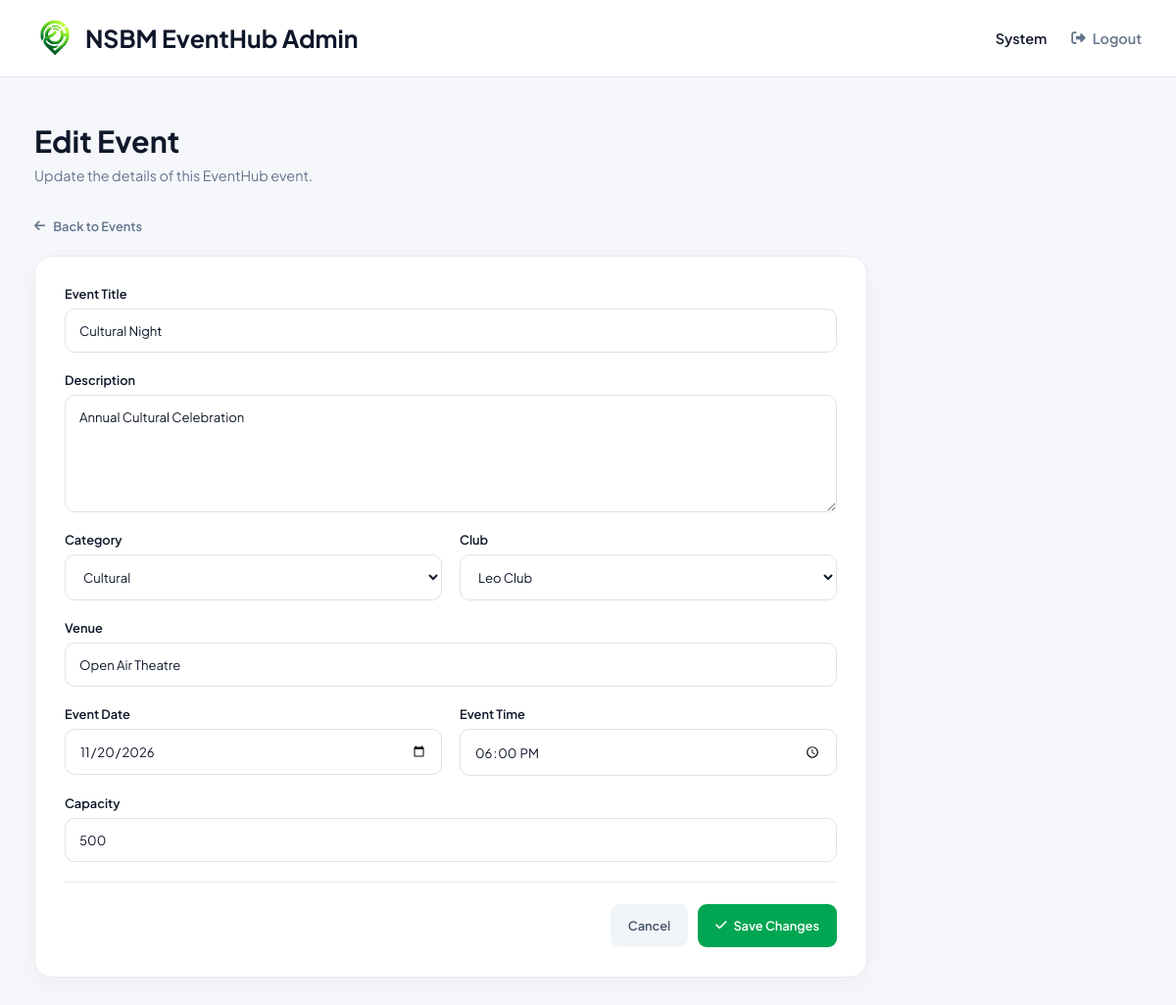
Screenshot of /admin/edit-event.php?id=4 (signed in) with the database file from the repository.
### tables this page shows
CREATE TABLE events (
    event_id INT AUTO_INCREMENT PRIMARY KEY,

    title VARCHAR(200) NOT NULL,
    description TEXT,

    category_id INT NOT NULL,
    club_id INT NOT NULL,

    venue VARCHAR(150) NOT NULL,

    event_date DATE NOT NULL,
    event_time TIME NOT NULL,

    capacity INT NOT NULL,

    banner_image VARCHAR(255),

    created_by INT NOT NULL,

    created_at TIMESTAMP DEFAULT CURRENT_TIMESTAMP,

    CONSTRAINT fk_events_category
        FOREIGN KEY(category_id)
        REFERENCES categories(category_id),

    CONSTRAINT fk_events_club
        FOREIGN KEY(club_id)
        REFERENCES clubs(club_id),

    CONSTRAINT fk_events_user
        FOREIGN KEY(created_by)
        REFERENCES users(user_id)
);

CREATE TABLE categories (
    category_id INT AUTO_INCREMENT PRIMARY KEY,
    category_name VARCHAR(100) NOT NULL UNIQUE
);

CREATE TABLE clubs (
    club_id INT AUTO_INCREMENT PRIMARY KEY,
    club_name VARCHAR(150) NOT NULL,
    description TEXT
);

### admin/edit-event.php (the view, shortened to what this page needs)
<?php
require_once "../config/db.php";
$event_id = intval($_GET["id"] ?? 0);
$sql = "
    SELECT
        event_id,
        title,
        description,
        category_id,
        club_id,
        venue,
        event_date,
        event_time,
        capacity
    FROM events
    WHERE event_id = ?
";
$stmt = mysqli_prepare(
    $conn,
    $sql
);
mysqli_stmt_bind_param(
    $stmt,
    "i",
    $event_id
);
mysqli_stmt_execute($stmt);
$result = mysqli_stmt_get_result($stmt);
$event = mysqli_fetch_assoc($result);
$category_result = mysqli_query(
    $conn,
    "
    SELECT
        category_id,
        category_name
    FROM categories
    ORDER BY category_name
    "
);
$club_result = mysqli_query(
    $conn,
    "
    SELECT
        club_id,
        club_name
    FROM clubs
    ORDER BY club_name
    "
);
?>
<!DOCTYPE html>
<html lang="en">
<head>
    <link
        rel="stylesheet"
        href="https://cdnjs.cloudflare.com/ajax/libs/font-awesome/6.4.0/css/all.min.css">
    <link
        rel="stylesheet"
        href="../assets/css/admin-dashboard.css">
</head>
<body>
<header class="admin-header">
    <div class="header-container">
        <div class="brand">
            <img
                src="../assets/images/logo.png"
                alt="EventHub Logo"
                height="42">
            <span>
                NSBM EventHub Admin
            </span>
        </div>
        <div class="admin-profile">
            <span>
                <?php
                echo htmlspecialchars(
                    $_SESSION["first_name"]
                );
                ?>
            </span>
            <a href="../auth/logout.php">
                <i class="fa-solid fa-right-from-bracket"></i>
                Logout
            </a>
        </div>
    </div>
</header>
<main class="admin-main">
    <section class="welcome-section">
        <div>
            <h1>
                Edit Event
            </h1>
            <p>
                Update the details of this EventHub event.
            </p>
        </div>
    </section>
    <a
        href="events.php"
        class="back-button">
        <i class="fa-solid fa-arrow-left"></i>
        Back to Events
    </a>
    <section class="edit-event-form-card">
        <form
            method="POST"
            action="edit-event.php?id=<?php echo $event_id; ?>">
            <div class="event-form-group">
                <label>
                    Event Title
                </label>
                <input
                    type="text"
                    name="title"
                    value="<?php
                        echo htmlspecialchars(
                            $event["title"]
                        );
                    ?>"
                    required>
            </div>
            <div class="event-form-group">
                <label>
                    Description
                </label>
                <textarea
                    name="description"
                    rows="5"
                    required><?php
                        echo htmlspecialchars(
                            $event["description"]
                        );
                    ?></textarea>
            </div>
            <div class="event-form-row">
                <div class="event-form-group">
                    <label>
                        Category
                    </label>
                    <select
                        name="category_id"
                        required>
                        <?php while (
                            $category =
                            mysqli_fetch_assoc(
                                $category_result
                            )
                        ): ?>
                            <option
                                value="<?php
                                    echo $category[
                                        "category_id"
                                    ];
                                ?>"
                                <?php
                                if (
                                    $category[
                                        "category_id"
                                    ]
                                    ==
                                    $event[
                                        "category_id"
                                    ]
                                ) {
                                    echo "selected";
                                }
                                ?>>
                                <?php
                                echo htmlspecialchars(
                                    $category[
                                        "category_name"
                                    ]
                                );
                                ?>
                            </option>
                        <?php endwhile; ?>
                    </select>
                </div>
                <div class="event-form-group">
                    <label>
                        Club
                    </label>
                    <select
                        name="club_id"
                        required>
                        <?php while (
                            $club =
                            mysqli_fetch_assoc(
                                $club_result
                            )
                        ): ?>
                            <option
                                value="<?php
                                    echo $club[
                                        "club_id"
                                    ];
                                ?>"
                                <?php
                                if (
                                    $club[
                                        "club_id"
                                    ]
                                    ==
                                    $event[
                                        "club_id"
                                    ]
                                ) {
                                    echo "selected";
                                }
                                ?>>
                                <?php
                                echo htmlspecialchars(
                                    $club["club_name"]
                                );
                                ?>
                            </option>
                        <?php endwhile; ?>
                    </select>
                </div>
            </div>
            <div class="event-form-group">
                <label>
                    Venue
                </label>
                <input
                    type="text"
                    name="venue"
                    value="<?php
                        echo htmlspecialchars(
                            $event["venue"]
                        );
                    ?>"
                    required>
            </div>
            <div class="event-form-row">
                <div class="event-form-group">
                    <label>
                        Event Date
                    </label>
                    <input
                        type="date"
                        name="event_date"
                        value="<?php
                            echo htmlspecialchars(
                                $event["event_date"]
                            );
                        ?>"
                        required>
                </div>
                <div class="event-form-group">
                    <label>
                        Event Time
                    </label>
                    <input
                        type="time"
                        name="event_time"
                        value="<?php
                            echo htmlspecialchars(
                                $event["event_time"]
                            );
                        ?>"
                        required>
                </div>
            </div>
            <div class="event-form-group">
                <label>
                    Capacity
                </label>
                <input
                    type="number"
                    name="capacity"
                    min="1"
                    value="<?php
                        echo htmlspecialchars(
                            $event["capacity"]
                        );
                    ?>"
                    required>
            </div>
            <div class="edit-event-actions">
                <a
                    href="events.php"
                    class="cancel-event-btn">
                    Cancel
                </a>
                <button
                    type="submit"
                    class="save-event-btn">
                    <i class="fa-solid fa-check"></i>
                    Save Changes
                </button>
            </div>
        </form>
    </section>
</main>
</body>
</html>

### assets/css/admin-dashboard.css (style rules this page uses)
:root { --primary: #00a651; --primary-dark: #008741; --text-dark: #0f172a; --text-gray: #64748b; --background: #f5f7fb; --white: #ffffff; --border: #e2e8f0; --danger: #dc2626; --danger-light: #fef2f2; --success: #16a34a; --success-light: #f0fdf4; --shadow: 0 10px 30px rgba(15, 23, 42, 0.06); }
* { margin: 0; padding: 0; box-sizing: border-box; font-family: 'Plus Jakarta Sans', sans-serif; }
body { background: var(--background); color: var(--text-dark); min-height: 100vh; }
.admin-header { width: 100%; background: var(--white); border-bottom: 1px solid var(--border); position: sticky; top: 0; z-index: 100; }
.header-container { width: 100%; max-width: 1450px; margin: auto; padding: 18px 35px; display: flex; justify-content: space-between; align-items: center; }
.brand { display: flex; align-items: center; gap: 10px; font-size: 1.55rem; font-weight: 700; color: var(--text-dark); }
.admin-profile { display: flex; align-items: center; gap: 25px; font-size: 0.9rem; color: var(--text-gray); }
.admin-profile span { font-weight: 600; color: var(--text-dark); }
.admin-profile a { display: flex; align-items: center; gap: 7px; color: var(--text-gray); text-decoration: none; font-weight: 600; transition: 0.2s ease; }
.admin-main { width: 100%; max-width: 1450px; margin: auto; padding: 45px 35px 70px; }
.welcome-section { margin-bottom: 30px; }
.welcome-section h1 { font-size: 1.9rem; font-weight: 700; margin-bottom: 7px; }
.welcome-section p { color: var(--text-gray); font-size: 0.9rem; }
.back-button { display: inline-flex; align-items: center; gap: 8px; margin-bottom: 22px; color: var(--text-gray); text-decoration: none; font-size: 0.8rem; font-weight: 600; }
.edit-event-form-card { max-width: 850px; background: #ffffff; border: 1px solid #e5eaf0; border-radius: 18px; padding: 30px; box-shadow: 0 8px 25px rgba(15, 23, 42, 0.04); }
.event-form-group { display: flex; flex-direction: column; gap: 7px; margin-bottom: 20px; }
.event-form-group label { font-size: 0.8rem; font-weight: 600; color: #0f172a; }
.event-form-group input, .event-form-group textarea, .event-form-group select { width: 100%; box-sizing: border-box; padding: 13px 14px; border: 1px solid #dbe2ea; border-radius: 10px; background: #ffffff; color: #0f172a; font-family: inherit; font-size: 0.82rem; outline: none; transition: 0.2s ease; }
.event-form-group textarea { resize: vertical; min-height: 120px; }
.event-form-row { display: grid; grid-template-columns: 1fr 1fr; gap: 18px; }
.edit-event-actions { display: flex; justify-content: flex-end; align-items: center; gap: 10px; margin-top: 10px; padding-top: 22px; border-top: 1px solid #e5eaf0; }
.cancel-event-btn, .save-event-btn { height: 44px; padding: 0 18px; border-radius: 9px; font-family: inherit; font-size: 0.8rem; font-weight: 600; display: inline-flex; align-items: center; justify-content: center; gap: 7px; cursor: pointer; text-decoration: none; }
.cancel-event-btn { background: #f1f5f9; color: #475569; }
.save-event-btn { border: none; background: #00a651; color: white; }

### rows the page displays
events: title "Cultural Night", description "Annual Cultural Celebration", category_id "Cultural", club_id "Leo Club", venue "Open Air Theatre", event_date "11/20/2026", event_time "18:00:00", capacity "500"

### other values shown
$_SESSION["first_name"] "System"
